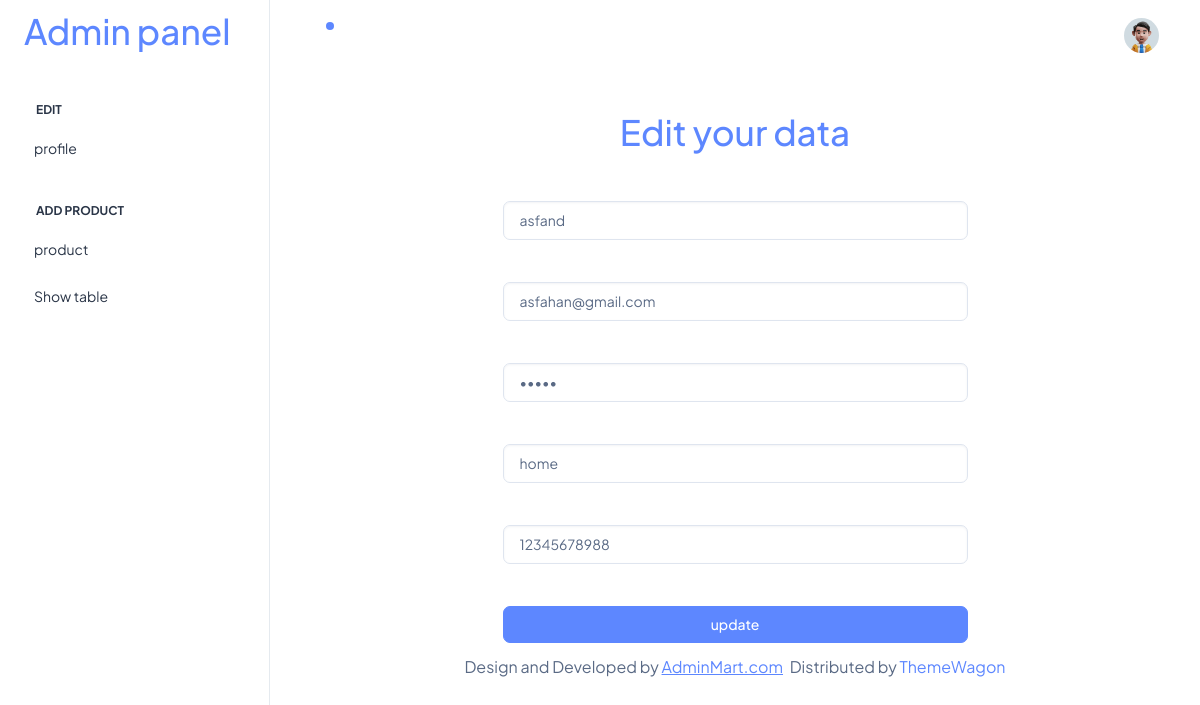
The app's page /addmin/edit.php?id=1, older data.
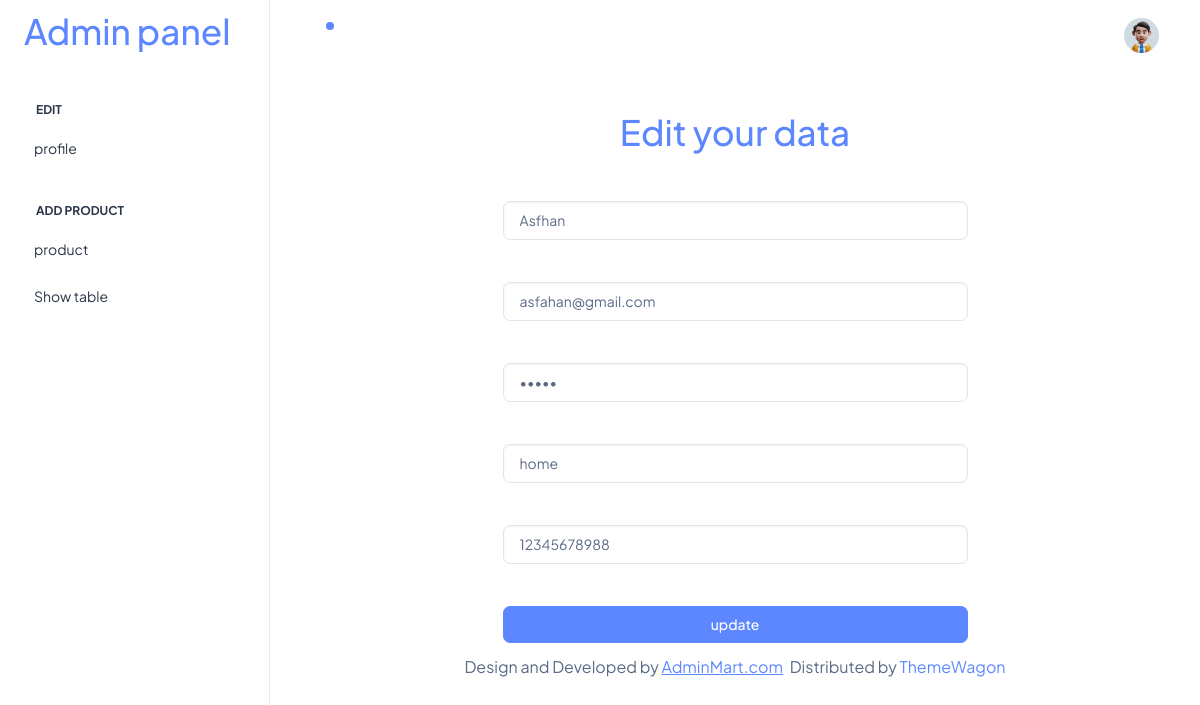
The same page, newer data.
### tables this page shows
CREATE TABLE `users` (
  `user_id` int(11) NOT NULL,
  `user_name` varchar(255) DEFAULT NULL,
  `email` varchar(255) DEFAULT NULL,
  `passwordd` varchar(255) DEFAULT NULL,
  `address` varchar(255) DEFAULT NULL,
  `Phone` varchar(11) NOT NULL,
  `role` int(11) DEFAULT NULL
);

### addmin/edit.php (the view, shortened to what this page needs)
<?php
    include("header.php");
    include("config.php");
    $id = $_GET["id"];
    $edit_query = "SELECT * FROM users where user_id = '$id'";
    $edit_result = mysqli_query($conn,$edit_query);
    $row = mysqli_fetch_assoc($edit_result);
?>
     <br><br><br>
<form method="post" action="editwork.php">
 <div class="container text-center  mt-5">
   <h1 class="text-primary">Edit your data</h1>
 </div>
         <center>
         <div class="col-md-12 form-group mt-5">
           <input type="text" name="user_name" class="form-control w-50" value ="<?php echo $row["user_name"] ?>"  id="name" placeholder="Enter Username" required>
         </div>
         <br>
         <br>
          <div class="col-md-12 form-group mt-3 mt-md-0">
           <input type="email" value ="<?php echo $row["email"] ?>" class="form-control w-50" name="email"  placeholder="Enter Email" >
         </div>
         <br>
         <br>
         <div class="col-md-12 form-group mt-3 mt-md-0">
           <input type="password" value ="<?php echo $row["passwordd"] ?>" class="form-control w-50" name="password" id="email" placeholder="Enter Password" required>
         </div>
         <br>
         <br>
         <div class="col-md-12 form-group mt-3 mt-md-0">
             <input type="text"value ="<?php echo $row["address"] ?>" class="form-control w-50" name="address"  placeholder=" Address" required>
         </div>
         <br>
         <br>
         <div class="col-md-12 form-group mt-3 mt-md-0">
             <input type="tel" value ="<?php echo $row["Phone"] ?>" class="form-control w-50" name="Phone"  placeholder=" Phone " required>
         </div>
         </center>
         <br>
         <br>
       <center>
       <input type="submit" value="update" class="btn btn-primary w-50 ">
       </center>
     </form>
<?php
include ("footer.php");
?>

Row changes from the older to the newer data that the page shows:
changed users "asfahan@gmail.com": user_name "asfand" → "Asfhan"
